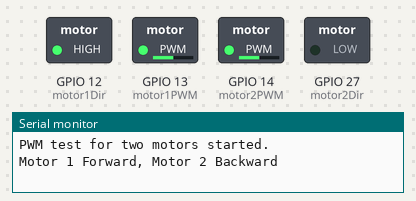
A sketch run on a simulated ESP32. Shown: switched loads named in the sketch (green lamp = pin HIGH), the last lines printed to the serial monitor.

Above: at 0.05 s.
At 2.05 s:
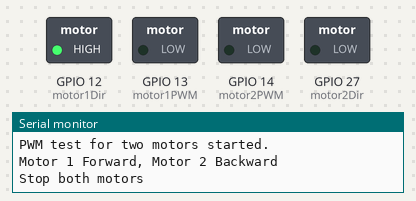
At 3.05 s:
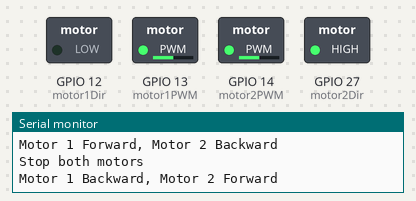
At 5.95 s:
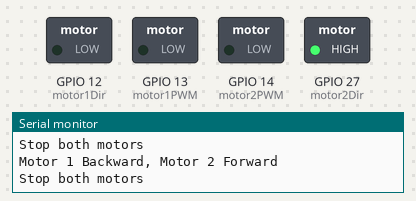
Timing chart, 0 to 7.8 s (numbered marks = the images above):
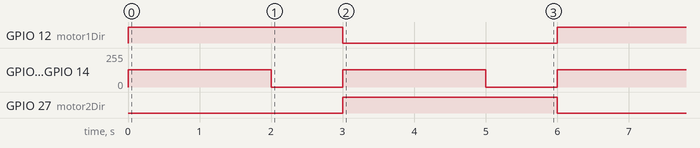

Measured:
- by itself, GPIO 12 (motor1Dir), GPIO 27 (motor2Dir): alternates HIGH for 3.0 s and LOW for 3.0 s
- by itself, GPIO 13 (motor1PWM), GPIO 14 (motor2PWM): alternates 128/255 for 2.0 s and 0/255 for 1.0 s

The sketch:

test-working-pwm-control.ino
```cpp
#include <Arduino.h>

// Define the pins for the L9110S motor driver
const int motor1PWM = T4;  // PWM pin for Motor 1 speed control
const int motor1Dir = T5;  // Direction pin for Motor 1
const int motor2PWM = T6;  // PWM pin for Motor 2 speed control
const int motor2Dir = T7;  // Direction pin for Motor 2

// PWM channel definitions
const int motor1PWM_channel = 0;
const int motor2PWM_channel = 1;

// PWM frequency and resolution
const int pwmFrequency = 5000;
const int pwmResolution = 8; // 8-bit resolution: 0-255

// Reduced PWM duty cycle for lower power input
const int reducedDutyCycle = 128; // 50% duty cycle

void setup() {
  // Initialize serial communication for debugging
  Serial.begin(115200);

  // Configure the PWM channels with the specified properties
  ledcSetup(motor1PWM_channel, pwmFrequency, pwmResolution);
  ledcSetup(motor2PWM_channel, pwmFrequency, pwmResolution);

  // Attach the PWM channels to the specified GPIO pins
  ledcAttachPin(motor1PWM, motor1PWM_channel);
  ledcAttachPin(motor2PWM, motor2PWM_channel);

  // Set the direction pins as output
  pinMode(motor1Dir, OUTPUT);
  pinMode(motor2Dir, OUTPUT);

  Serial.println("PWM test for two motors started.");
}

void loop() {
  // Set Motor 1 forward, Motor 2 backward
  Serial.println("Motor 1 Forward, Motor 2 Backward");
  digitalWrite(motor1Dir, HIGH); // Set Motor 1 direction forward
  digitalWrite(motor2Dir, LOW);  // Set Motor 2 direction backward
  ledcWrite(motor1PWM_channel, reducedDutyCycle); // Reduced speed for Motor 1
  ledcWrite(motor2PWM_channel, reducedDutyCycle); // Reduced speed for Motor 2
  delay(2000);

  // Stop both motors
  Serial.println("Stop both motors");
  ledcWrite(motor1PWM_channel, 0);   // Stop Motor 1
  ledcWrite(motor2PWM_channel, 0);   // Stop Motor 2
  delay(1000);

  // Set Motor 1 backward, Motor 2 forward
  Serial.println("Motor 1 Backward, Motor 2 Forward");
  digitalWrite(motor1Dir, LOW);  // Set Motor 1 direction backward
  digitalWrite(motor2Dir, HIGH); // Set Motor 2 direction forward
  ledcWrite(motor1PWM_channel, reducedDutyCycle); // Reduced speed for Motor 1
  ledcWrite(motor2PWM_channel, reducedDutyCycle); // Reduced speed for Motor 2
  delay(2000);

  // Stop both motors
  Serial.println("Stop both motors");
  ledcWrite(motor1PWM_channel, 0);   // Stop Motor 1
  ledcWrite(motor2PWM_channel, 0);   // Stop Motor 2
  delay(1000);
}
```
